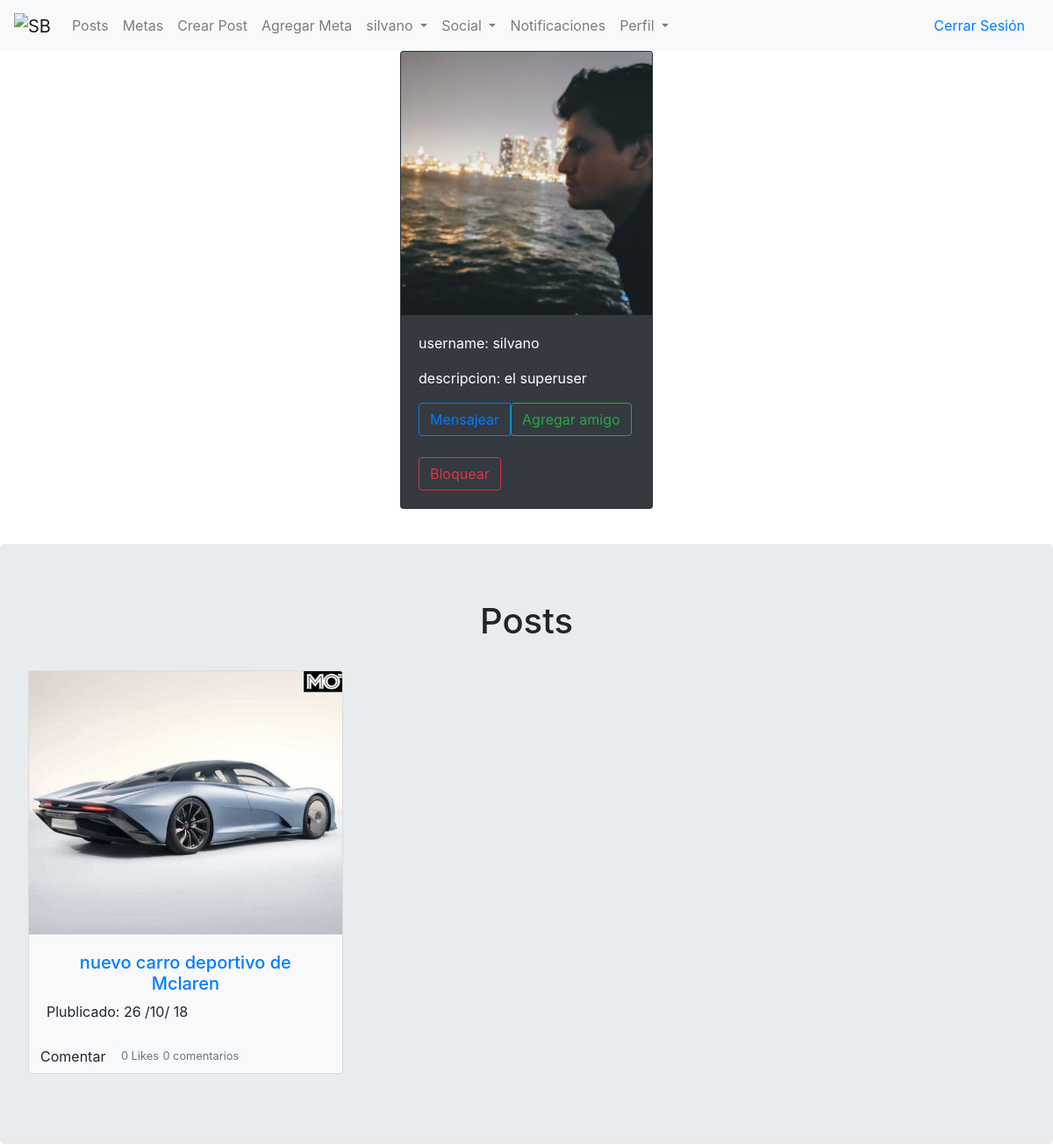
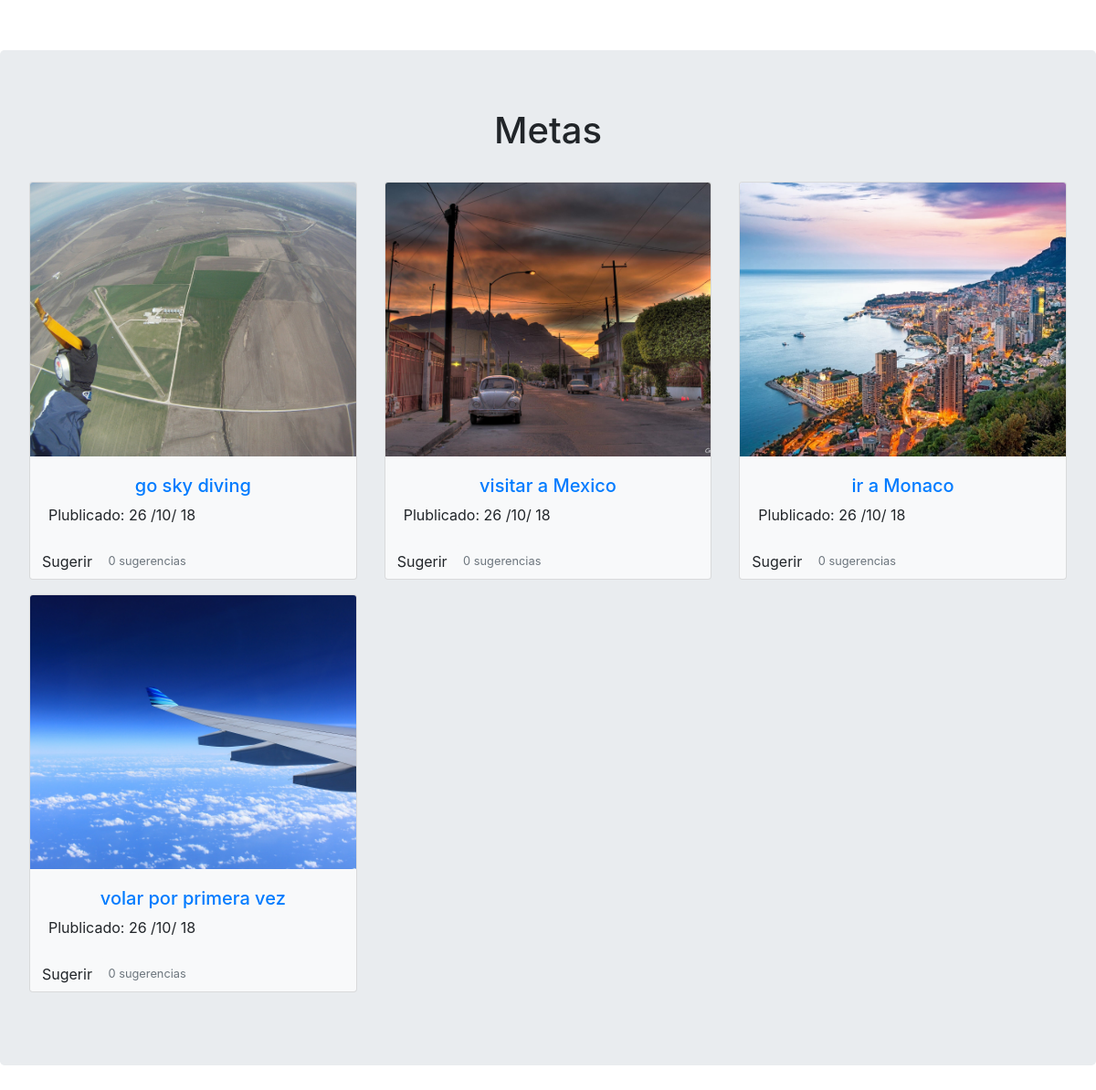
The app's page /accounts/list/4/ (signed in) with its own data (2 pictures, top to bottom).
### accounts/models.py (models this page shows, shortened)
class Profile(models.Model):
    user = models.OneToOneField(User, related_name='profiles', on_delete=models.CASCADE)
    gender = models.CharField(max_length=20)
    description = models.TextField(max_length=200)
    profile_pic = models.ImageField(upload_to='media', blank=True)
    blocked_users = models.ManyToManyField('auth.User', related_name='blocked', blank=True, through='BlockedList')

### posts/models.py (models this page shows, shortened)
class MakePost(models.Model):
    author = models.ForeignKey(User, related_name='posts', on_delete=models.CASCADE)
    title = models.CharField(max_length=63)
    post_pic = models.ImageField(upload_to='media', blank=True)
    info = models.TextField(max_length=3000, blank=True)
    likes = models.ManyToManyField('auth.User', related_name='likes', blank=True, through='LikeUserList')
    created_date = models.DateTimeField(default=timezone.now)
    class Meta:
        ordering = ['-created_date']

### todolist/models.py (models this page shows, shortened)
class Todo(models.Model):
    user = models.ForeignKey(User, related_name='wishes', on_delete=models.CASCADE)
    title = models.CharField(max_length=55)
    info = models.TextField(max_length=3000, blank=True)
    todo_pic = models.ImageField(upload_to='media', blank=True)
    complete = models.BooleanField(default=False)
    created_date = models.DateTimeField(default=timezone.now)
    class Meta:
        ordering = ['-created_date']

### accounts/views.py (the view)
# urls.py: url(r'^list/(?P<pk>\d+)/$', views.user_detail_view, name='detail'),
@login_required
def user_detail_view(request, pk):
    profile = get_object_or_404(Profile, pk=pk)
    is_blocked = False
    if BlockedList.objects.filter(user=profile.user, profile=request.user.profiles):
        is_blocked = True
    context = {
        'user_list': profile,
        'is_blocked': is_blocked,
        'post_list': MakePost.objects.filter(author=profile.user),
        'todo_list': Todo.objects.filter(user=profile.user),
        'messages_list': MyMessage.objects.all().order_by('created_date')
    }
    return render(request, 'accounts/user_detail.html', context)

### accounts/templates/accounts/user_detail.html (shortened to what this page needs)
<!DOCTYPE html>
{% extends 'main.html' %}
{% block body_block%}
<div class="d-flex justify-content-center">
    <div class="card text-white bg-dark mb-3" style="width: 18rem;">
    {% if user_list.profile_pic %}
            <img class="card-img-top silvano" src="{{ user_list.profile_pic.url }}" alt="Card image cap">
    {% endif %}
            <div class="card-body">
                <p class="card-text">username: {{ user_list.user.username }}</p>
                <p class="card-text">descripcion: {{ user_list.description }}</p>
                <div class="card-text">
                    <div class="btn-group" role="group" aria-label="Basic example">
                        {% if request.user in user_list.blocked_users.all or user_list.user in request.user.profiles.blocked_users.all%}
                            <p>No puedes mensajear oh agregar como amigo</p>
                        {% else %}
                            <a href="{% url 'message:add_message' pk=user_list.pk %}" class="btn btn-outline-primary">Mensajear</a>
                            <form method="POST" action="{% url 'friends:add_friend' pk=user_list.pk %}">
                                <input class="btn btn-outline-success" type="submit" value="Agregar amigo">
                            </form>
                        {% endif %}
                    </div>
                </div>
                <br>
                <form method="POST" action="{% url 'accounts:block_user' %}">
                    {% if is_blocked %}
                        <button type="submit" class="btn btn-light" name="post_id" value="{{ user_list.pk }}">Desbloquear</button>
                    {% else %}
                        <button type="submit" class="btn btn-outline-danger" name="post_id" value="{{ user_list.pk }}">Bloquear</button>
                    {% endif %}
                </form>
            </div>
    </div>
</div>
    <br>
<div class="jumbotron">
<div class="d-flex justify-content-center">
    <h1>Posts</h1>
</div>
    <br>
    <div class="row">
    {% for posts in post_list %}
<div class="col-md-4">
        <div class="card bg-light mb-3">
            {% if posts.post_pic %}
            <img class="card-img-top silvano" src="{{ posts.post_pic.url }}" alt="Card image cap">
            <div class="card-body">
                <h5 class="text-center"><a href="{% url 'posts:post_detail' pk=posts.pk %}">{{ posts.title }}</a></h5>
                <p class="card-text">Plublicado: {{ posts.created_date|date:"d /m/ y" }}</p>
            </div>
            <div class="footer">
                <small class="text-muted"><a href="{% url 'comments:add_comment_to_post' pk=posts.pk %}" class="btn btn-light">Comentar</a></small>
                <small class="text-muted">{{ posts.likes.count }} Like{{ posts.likes.count|pluralize }}</small>
                <small class="text-muted">{{ posts.comments.count }} comentario{{ posts.comments.count|pluralize }}</small>
            </div>
{% endif %}
        </div>
            </div>
    {% endfor %}
    </div>
</div>
<br>
<div class="jumbotron">
<div class="d-flex justify-content-center">
    <h1>Metas</h1>
</div>
    <br>
    <div class="row">
    {% for todo in todo_list %}
        <div class="col-md-4">
            <div class="card bg-light mb-3">
                {% if todo.todo_pic %}
                    <img class="card-img-top silvano" src="{{ todo.todo_pic.url }}" alt="Card image cap">
                    <div class="card-body">
                        <h5 class="text-center"><a href="{% url 'todo:single' username=todo.user.username pk=todo.id %}">{{ todo.title }}</a></h5>
                        <p class="card-text">Plublicado: {{ todo.created_date|date:"d /m/ y" }}</p>
                    </div>
                    <div class="footer">
                        <small class="text-muted"><a href="{% url 'comments:add_suggestion_to_todo' pk=todo.pk %}" class="btn btn-light">Sugerir</a></small>
                        <small class="text-muted">{{ todo.suggestions.count }} sugerencia{{ todo.suggestions.count|pluralize }}</small>
                    </div>
                    {% endif %}
            </div>
        </div>
        {% if forloop.counter|divisibleby:"3" and not forloop.last %}
            </div><div class="row">
        {% endif %}
    {% endfor %}
               </div>
</div>
{% endblock %}

### templates/main.html (shortened to what this page needs)
<!DOCTYPE html>
{% load staticfiles %}
{% load bootstrap4 %}
<html lang="en">
<head>
    <link rel="stylesheet" href="{% static 'css/main_style.css' %}"/>
<link rel="stylesheet" href="https://stackpath.bootstrapcdn.com/bootstrap/4.1.3/css/bootstrap.min.css">
</head>
<body>
<nav class="navbar navbar-expand-lg navbar-light bg-light">
    {% if user.is_authenticated %}
     <a class="navbar-brand" href="{% url 'home' %}">
        <img src="http://drive.google.com/uc?export=view&id=1wMCfOAQBbYiHxPS4CjJXNiMtSQU9vugS" width="30" height="30" alt="SB">
    </a>
        <div class="navbar-collapse collapse" id="collapsingNavbarXs">
            <ul class="navbar-nav mr-auto">
                <li class="nav-item">
                    <a class="nav-link" href="{% url 'posts:list' %}">Posts</a>
                </li>
                <li class="nav-item">
                    <a class="nav-link" href="{% url 'todo:todo_list'%}">Metas</a>
                </li>
                <li class="nav-item">
                    <a class="nav-link" href="{% url 'posts:create_post' %}" >Crear Post</a>
                </li>
                <li class="nav-item">
                    <a class="nav-link" href="{% url 'todo:add'%}">Agregar Meta</a>
                </li>
                <li class="nav-item dropdown">
                    <a class="nav-link dropdown-toggle" href="#" id="navbarDropdown" role="button" data-toggle="dropdown" aria-haspopup="true" aria-expanded="false">
                    {{ request.user.first_name }}
                    </a>
                </li>
                <li class="nav-item dropdown">
                    <a class="nav-link dropdown-toggle" href="#" id="navbarDropdown" role="button" data-toggle="dropdown" aria-haspopup="true" aria-expanded="false">
                      Social
                    </a>
                </li>
                <li class="nav-item">
                    <a class="nav-link" href="{% url 'noti:all' %}">Notificaciones</a>
                </li>
            {% if user.profiles %}
                <li class="nav-item dropdown">
                    <a class="nav-link dropdown-toggle" href="#" id="navbarDropdown" role="button" data-toggle="dropdown" aria-haspopup="true" aria-expanded="false">
                        Perfil
                    </a>
                </li>
            {% else %}
                <li class="nav-item">
                    <a class="nav-link" href="{% url 'accounts:createprofile' %}">Crear perfil</a>
                </li>
            {% endif %}
            </ul>
                    <a class="nav-link" href="{% url 'logout' %}" >Cerrar Sesión</a>
        </div>
    {% else %}
            <a class="nav-link" href="{% url 'login' %}">Iniciar Sesión</a>
            <a class="nav-link" href="{% url 'accounts:registration' %}">Registrarse</a>
    {% endif %}
</nav>
    {% block body_block %}{% endblock %}
</body>
</html>

### accounts/static/css/main_style.css (style rules this page uses)
.silvano { width: 400px; height: 300px; object-fit: cover; }

### records on screen
Profile: profile_pic (picture), user.username "silvano", description "el superuser"
MakePost: post_pic (picture), title "nuevo carro deportivo de Mclaren", created_date "26 /10/ 18", likes.count "0", comments.count "0"
Todo: todo_pic (picture), title "go sky diving", created_date "26 /10/ 18", suggestions.count "0"
Todo: todo_pic (picture), title "visitar a Mexico", created_date "26 /10/ 18", suggestions.count "0"
Todo: todo_pic (picture), title "ir a Monaco", created_date "26 /10/ 18", suggestions.count "0"
Todo: todo_pic (picture), title "volar por primera vez", created_date "26 /10/ 18", suggestions.count "0"

### other values on screen
{{ request.user.first_name }} "silvano"
